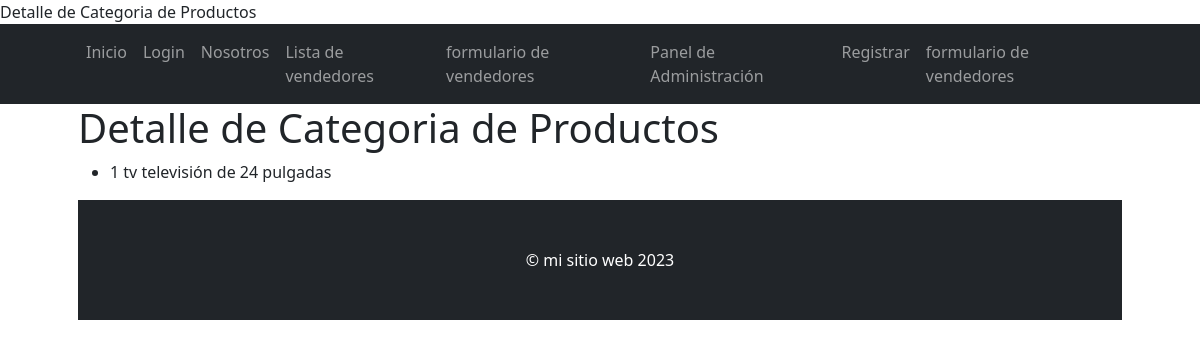
Screenshot of /productos/producto_categoria/detalles/1/ with the database file from the repository.
### producto/models.py (models this page shows, shortened)
class ProductoCategoria(models.Model):
    nombre=models.CharField(max_length=30)
    descripcion=models.TextField(null=True, blank=True, verbose_name="descripción")
    class Meta:
        verbose_name="Categoría de producto"
        verbose_name_plural="Categorías de productos"

### producto/views.py (the view)
# urls.py: path('producto_categoria/detalles/<int:pk>/', views.ProductoCategoriaDetail.as_view(), name="producto_categoria_detalles"),
class ProductoCategoriaDetail(DetailView):
    model = ProductoCategoria
    template_name = 'producto/producto_categoria_detalles.html'
    context_object_name = 'categoria'

### producto/templates/producto/producto_categoria_detalles.html (shortened to what this page needs)
{% extends 'tienda/base.html' %}
        {% block contenido %}
            <h1>Detalle de Categoria de Productos</h1>
                <ul>
                    <li>{{ categoria.id }}
                        {{ categoria.nombre }}
                        {{ categoria.descripcion }}
                    </li>
                </ul>
        {% endblock contenido %}

### rows the page displays
ProductoCategoria: id "1", nombre "tv", descripcion "televisión de 24 pulgadas"
